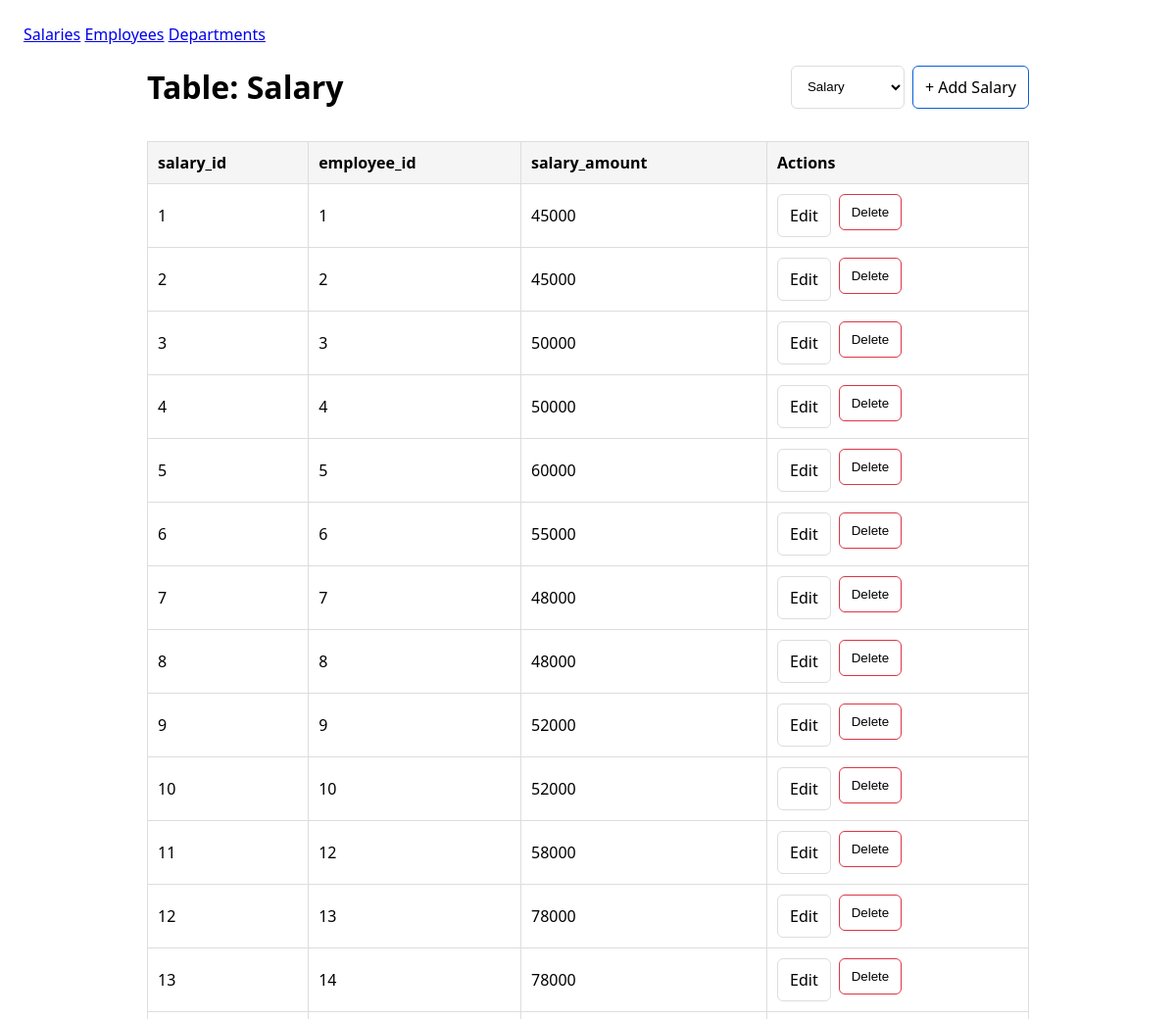
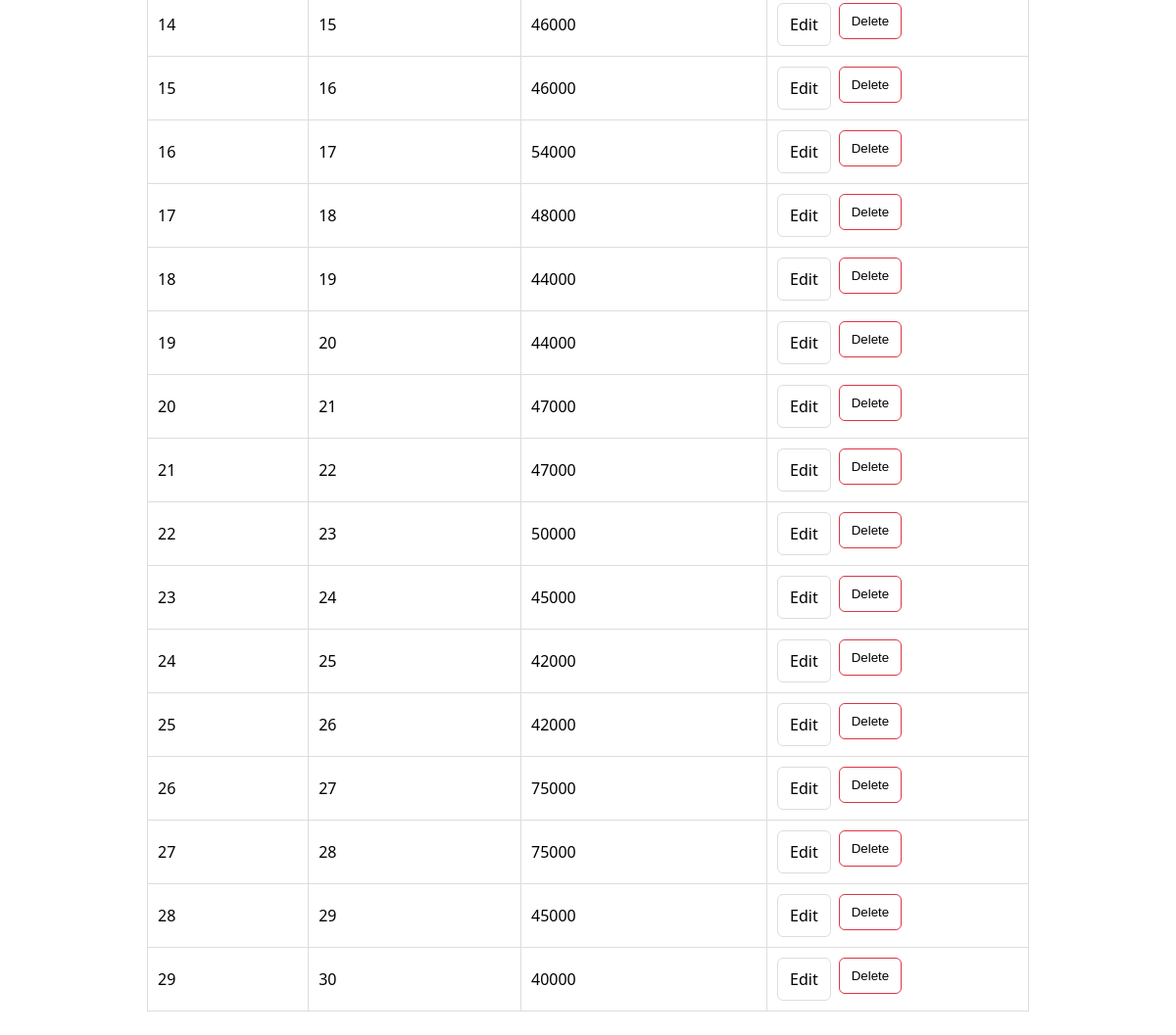
Page /table/Salary on the committed database (2 pictures, top to bottom).
### tables this page shows
CREATE TABLE "Salary" (
	"salary_id"	INTEGER,
	"employee_id"	INTEGER,
	"salary_amount"	INTEGER,
	PRIMARY KEY("salary_id" AUTOINCREMENT)
);

### app.py (the view)
@app.route("/table/<table_name>")
def table_view(table_name):
    conn = get_db()
    tables = list_tables(conn)
    if table_name not in tables:
        conn.close()
        return "Table not found", 404
    cols = conn.execute(f'PRAGMA table_info("{table_name}")').fetchall()
    col_names = [c["name"] for c in cols]
    rows = conn.execute(f'SELECT * FROM "{table_name}" LIMIT 500').fetchall()
    conn.close()
    return render_template(
        "table.html",
        tables=tables,
        current_table=table_name,
        col_names=col_names,
        rows=rows,
    )

### app.py (called while the page is built)
def get_db():
    conn = sqlite3.connect(DB_PATH)
    conn.row_factory = sqlite3.Row
    return conn

def list_tables(conn):
    return [
        r["name"]
        for r in conn.execute(
            "SELECT name FROM sqlite_master WHERE type='table' AND name NOT LIKE 'sqlite_%' ORDER BY name"
        ).fetchall()
    ]

### templates/table.html
{% extends "base.html" %} {% block content %}
<div class="topbar">
  <h1>Table: {{ current_table }}</h1>
  <div class="actions">
    <select onchange="location = this.value" class="btn">
      {% for t in tables %} {% if t == current_table %}
      <option value="{{ url_for('table_view', table_name=t) }}" selected>
        {{ t }}
      </option>
      {% else %}
      <option value="{{ url_for('table_view', table_name=t) }}">{{ t }}</option>
      {% endif %} {% endfor %}
    </select>
    {% if current_table == "Salary" %}
    <a class="btn btn-primary" href="{{ url_for('add_salary') }}"
      >+ Add Salary</a
    >
    {% endif %}
  </div>
</div>
<table>
  <thead>
    <tr>
      {% for c in col_names %}
      <th>{{ c }}</th>
      {% endfor %} {% if current_table == "Salary" %}
      <th>Actions</th>
      {% endif %}
    </tr>
  </thead>
  <tbody>
    {% for r in rows %}
    <tr>
      {% for c in col_names %}
      <td>{{ r[c] }}</td>
      {% endfor %} {% if current_table == "Salary" %}
      <td>
        <div class="actions">
          <a
            class="btn"
            href="{{ url_for('edit_salary', salary_id=r['salary_id']) }}"
            >Edit</a
          >
          <form
            class="inline"
            method="post"
            action="{{ url_for('delete_salary', salary_id=r['salary_id']) }}"
            onsubmit="return confirm('Delete salary_id ' + {{ r['salary_id'] }} + '?');"
          >
            <button class="btn btn-danger" type="submit">Delete</button>
          </form>
        </div>
      </td>
      {% endif %}
    </tr>
    {% endfor %}
  </tbody>
</table>
{% endblock %}

### templates/base.html (style rules this page uses)
body { font-family: system-ui, Arial; margin: 24px; }
table { width: 100%; border-collapse: collapse; margin-top: 12px; }
th, td { border: 1px solid #ddd; padding: 10px; text-align: left; }
th { background: #f5f5f5; }
a, button { cursor: pointer; }
.actions { display: flex; gap: 8px; }
.topbar { display: flex; justify-content: space-between; align-items: center; }
.btn { padding: 10px 12px; border: 1px solid #ddd; background: #fff; border-radius: 6px; text-decoration: none; color: inherit; }
.btn-primary { border-color: #0b5ed7; }
.btn-danger { border-color: #dc3545; }
form.inline { display: inline; }

### rows in the picture
Salary: salary_id "1" "1" "45000"
Salary: salary_id "2" "2" "45000"
Salary: salary_id "3" "3" "50000"
Salary: salary_id "4" "4" "50000"
Salary: salary_id "5" "5" "60000"
Salary: salary_id "6" "6" "55000"
Salary: salary_id "7" "7" "48000"
Salary: salary_id "8" "8" "48000"
Salary: salary_id "9" "9" "52000"
Salary: salary_id "10" "10" "52000"
Salary: salary_id "11" "12" "58000"
Salary: salary_id "12" "13" "78000"
Salary: salary_id "13" "14" "78000"
Salary: salary_id "14" "15" "46000"
Salary: salary_id "15" "16" "46000"
Salary: salary_id "16" "17" "54000"
Salary: salary_id "17" "18" "48000"
Salary: salary_id "18" "19" "44000"
Salary: salary_id "19" "20" "44000"
Salary: salary_id "20" "21" "47000"
Salary: salary_id "21" "22" "47000"
Salary: salary_id "22" "23" "50000"
Salary: salary_id "23" "24" "45000"
Salary: salary_id "24" "25" "42000"
Salary: salary_id "25" "26" "42000"
Salary: salary_id "26" "27" "75000"
Salary: salary_id "27" "28" "75000"
Salary: salary_id "28" "29" "45000"
Salary: salary_id "29" "30" "40000"

### other values in the picture
{{ current_table }} "Salary"
{{ c }} "salary_id" "employee_id" "salary_amount"
form field value "Salary"
